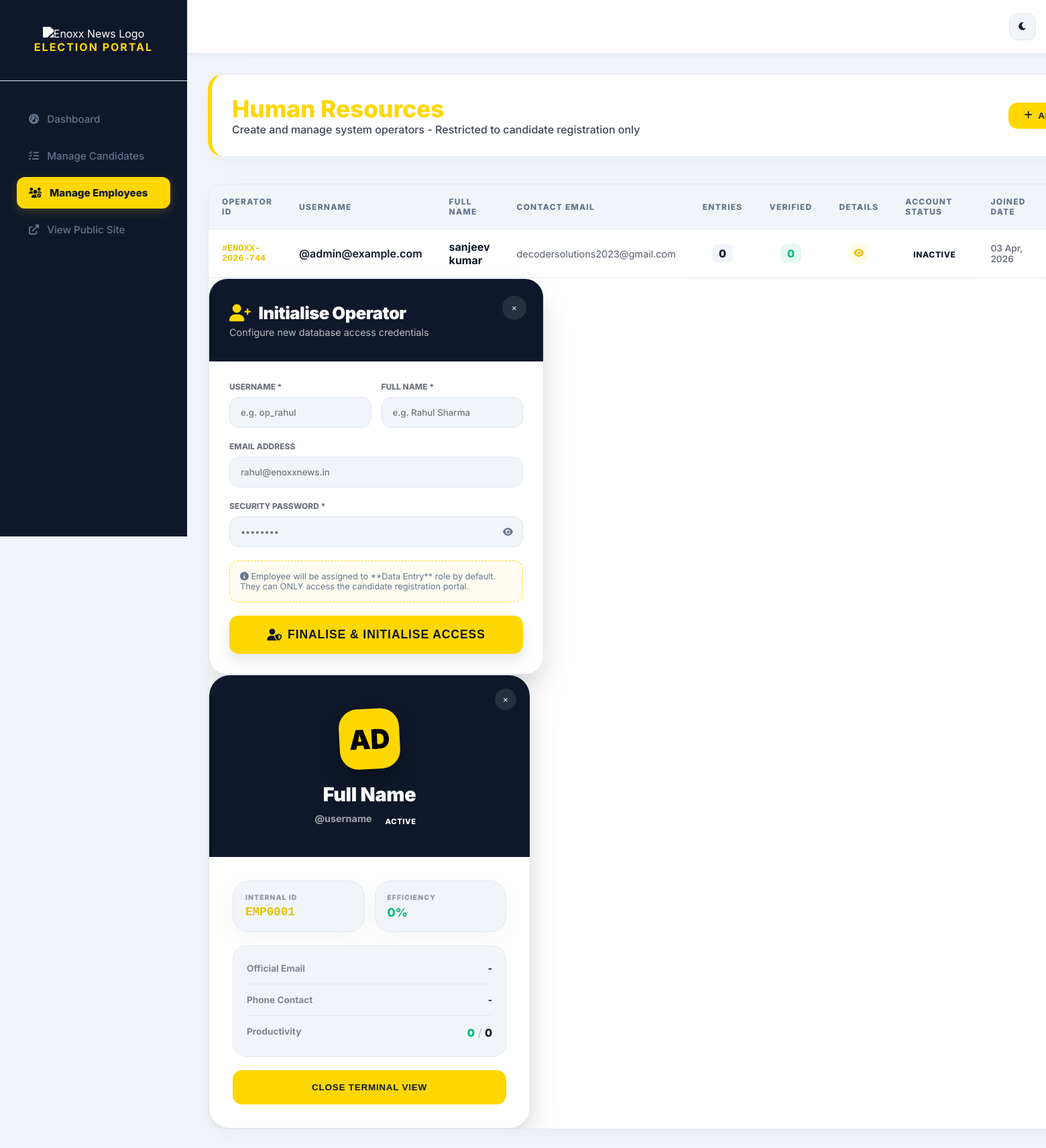
The page /admin/employees.php (signed in) on the database its author committed.
### tables this page shows
CREATE TABLE `users` (
  `id` int(11) NOT NULL,
  `user_id` varchar(50) NOT NULL,
  `username` varchar(100) NOT NULL,
  `password` varchar(255) NOT NULL,
  `email` varchar(100) DEFAULT NULL,
  `full_name` varchar(100) DEFAULT NULL,
  `user_type` enum('admin','employee') DEFAULT 'employee',
  `employee_id` varchar(50) DEFAULT NULL,
  `status` enum('active','inactive') DEFAULT 'active',
  `last_login` datetime DEFAULT NULL,
  `created_at` timestamp NOT NULL DEFAULT current_timestamp(),
  `updated_at` timestamp NOT NULL DEFAULT current_timestamp() ON UPDATE current_timestamp()
);

### admin/employees.php (the view, shortened to what this page needs)
 <?php
require_once 'config.php';
$stmt = $pdo->query("
    SELECT u.*,
           COUNT(c.id) as entries_count,
           COUNT(CASE WHEN c.whatsapp_verified = 1 THEN 1 END) as verified_count
    FROM users u
    LEFT JOIN candidates c ON u.id = c.created_by
    WHERE u.user_type = 'employee'
    GROUP BY u.id
    ORDER BY u.created_at DESC
");
$employees = $stmt->fetchAll();
include 'includes/header.php';
?>
<div class="dash-card stat-card" style="margin-bottom: 40px; display: flex; justify-content: space-between; align-items: center; background: var(--secondary); color: white; border-none: none;">
    <div>
        <h1 style="font-size: 2.2em; font-weight: 800; color: var(--primary);">Human Resources</h1>
        <p style="opacity: 0.8; font-weight: 500;">Create and manage system operators - Restricted to candidate registration only</p>
    </div>
    <button class="btn-primary" onclick="openCreateEmployeeModal()">
        <i class="fas fa-plus"></i> Add Employee
    </button>
</div>
<div class="dash-card" style="padding: 0; overflow: hidden;">
    <div class="table-responsive">
        <table class="data-table">
            <thead>
                <tr>
                    <th>Operator ID</th>
                    <th>Username</th>
                    <th>Full Name</th>
                    <th>Contact Email</th>
                    <th style="text-align: center;">Entries</th>
                    <th style="text-align: center;">Verified</th>
                    <th style="text-align: center;">Details</th>
                    <th>Account Status</th>
                    <th>Joined date</th>
                    <th style="text-align: right;">Action Control</th>
                </tr>
            </thead>
        <tbody>
            <?php if (empty($employees)): ?>
                <tr>
                    <td colspan="9" style="text-align: center; padding: 50px;">
                        <i class="fas fa-users" style="font-size: 3em; color: #94a3b8; margin-bottom: 10px; display: block;"></i>
                        <p>No employees found. Click "Add Employee" to create one.</p>
                    </td>
                </tr>
            <?php else: ?>
                <?php foreach ($employees as $employee): ?>
                <tr>
                    <td style="font-family: 'JetBrains Mono', monospace; font-size: 0.85em; font-weight: 700; color: var(--primary-dark);">#<?php echo htmlspecialchars($employee['employee_id']); ?></td>
                    <td style="font-weight: 600;">@<?php echo htmlspecialchars($employee['username']); ?></td>
                    <td style="font-weight: 700;"><?php echo htmlspecialchars($employee['full_name']); ?></td>
                    <td style="font-size: 0.9em; opacity: 0.7;"><?php echo htmlspecialchars($employee['email']); ?></td>
                    <td style="text-align: center;"><span style="background: var(--bg-main); padding: 4px 10px; border-radius: 8px; font-weight: 800;"><?php echo $employee['entries_count']; ?></span></td>
                    <td style="text-align: center;"><span style="background: rgba(16, 185, 129, 0.1); color: #10b981; padding: 4px 10px; border-radius: 8px; font-weight: 800;"><?php echo $employee['verified_count']; ?></span></td>
                    <td style="text-align: center;">
                        <button onclick='viewEmployeeDetails(<?php echo json_encode([
                            "full_name" => $employee["full_name"],
                            "username" => $employee["username"],
                            "employee_id" => $employee["employee_id"],
                            "total_entries" => $employee["entries_count"],
                            "verified_entries" => $employee["verified_count"],
                            "status" => $employee["status"],
                            "email" => $employee["email"],
                            "phone" => $employee["phone"] ?? "N/A"
                        ]); ?>)' class="action-btn" style="background: rgba(255, 215, 0, 0.1); color: var(--primary-dark); border-radius: 50%; width: 32px; height: 32px; display: inline-flex; align-items: center; justify-content: center;">
                            <i class="fas fa-eye"></i>
                        </button>
                    </td>
                    <td>
                        <span class="status-badge status-<?php echo $employee['status']; ?>">
                            <?php echo ucfirst($employee['status']); ?>
                        </span>
                    </td>
                    <td style="font-size: 0.85em; font-weight: 600; opacity: 0.6;"><?php echo date('d M, Y', strtotime($employee['created_at'])); ?></td>
                    <td style="text-align: right;">
                    </td>
                </tr>
                <?php endforeach; ?>
            <?php endif; ?>
        </tbody>
    </table>
</div>
<div class="modal" id="createEmployeeModal">
    <div class="modal-content modal-glass" style="max-width: 500px; width: 95%; border-radius: 28px; overflow: hidden; position: relative;">
        <div style="background: var(--secondary); padding: 35px 30px; color: white;">
            <h3 style="font-size: 1.6em; font-weight: 900; letter-spacing: -0.02em; display: flex; align-items: center; gap: 12px;">
                <i class="fas fa-user-plus" style="color: var(--primary);"></i> Initialise Operator
            </h3>
            <p style="opacity: 0.7; font-size: 0.9em; margin-top: 5px;">Configure new database access credentials</p>
            <button onclick="closeModal('createEmployee')" style="position: absolute; top: 25px; right: 25px; background: rgba(255,255,255,0.1); border: none; color: white; width: 36px; height: 36px; border-radius: 50%; cursor: pointer;">&times;</button>
        </div>
        <form method="POST" style="padding: 30px; display: grid; gap: 20px; background: var(--bg-card);">
            <div style="display: grid; grid-template-columns: 1fr 1fr; gap: 15px;">
                <div>
                    <label style="display: block; font-size: 0.75em; font-weight: 800; text-transform: uppercase; margin-bottom: 8px; opacity: 0.6;">Username *</label>
                    <input type="text" name="username" class="premium-input" required minlength="4" placeholder="e.g. op_rahul">
                </div>
                <div>
                    <label style="display: block; font-size: 0.75em; font-weight: 800; text-transform: uppercase; margin-bottom: 8px; opacity: 0.6;">Full Name *</label>
                    <input type="text" name="full_name" class="premium-input" required placeholder="e.g. Rahul Sharma">
                </div>
            </div>
            <div>
                <label style="display: block; font-size: 0.75em; font-weight: 800; text-transform: uppercase; margin-bottom: 8px; opacity: 0.6;">Email Address</label>
                <input type="email" name="email" class="premium-input" placeholder="rahul@enoxxnews.in">
            </div>
            <div style="position: relative;">
                <label style="display: block; font-size: 0.75em; font-weight: 800; text-transform: uppercase; margin-bottom: 8px; opacity: 0.6;">Security Password *</label>
                <div style="position: relative;">
                    <input type="password" name="password" id="createPassword" class="premium-input" required minlength="6" placeholder="••••••••" style="padding-right: 45px;">
                    <button type="button" onclick="togglePass('createPassword')" style="position: absolute; right: 15px; top: 50%; transform: translateY(-50%); background: none; border: none; color: var(--text-muted); cursor: pointer;">
                        <i class="fas fa-eye"></i>
                    </button>
                </div>
            </div>
            <div style="background: rgba(255, 215, 0, 0.05); padding: 15px; border-radius: 12px; border: 1px dashed var(--primary); font-size: 0.8em; color: var(--text-muted);">
                <i class="fas fa-info-circle"></i> Employee will be assigned to **Data Entry** role by default. They can ONLY access the candidate registration portal.
            </div>
            <button type="submit" class="btn-primary" style="width: 100%; justify-content: center; padding: 18px; font-weight: 900; font-size: 1.1em; box-shadow: 0 10px 20px rgba(0,0,0,0.1);"><i class="fas fa-user-shield"></i> FINALISE & INITIALISE ACCESS</button>
        </form>
    </div>
</div>
<div class="modal" id="viewEmployeeDetailsModal">
    <div class="modal-content modal-glass" style="max-width: 480px; width: 95%; border-radius: 32px; overflow: hidden; animation: slideUp 0.4s cubic-bezier(0.165, 0.84, 0.44, 1);">
        <div id="detailsHeader" style="background: var(--secondary); padding: 50px 30px 40px; text-align: center; color: white; position: relative;">
            <div id="detailsAvatar" style="width: 90px; height: 90px; background: var(--primary); color: #000; border-radius: 28px; margin: 0 auto 20px; display: flex; align-items: center; justify-content: center; font-size: 2.5em; font-weight: 900; box-shadow: 0 15px 30px rgba(0,0,0,0.3); transform: rotate(-3deg);">AD</div>
            <h3 id="detailsName" style="font-size: 1.8em; font-weight: 900; letter-spacing: -0.01em;">Full Name</h3>
            <div style="display: flex; justify-content: center; gap: 8px; margin-top: 10px;">
                <span id="detailsUsername" style="opacity: 0.6; font-weight: 700; font-size: 0.9em;">@username</span>
                <span id="detailsStatus" class="status-badge" style="font-size: 0.7em;">ACTIVE</span>
            </div>
            <button onclick="closeModal('viewEmployeeDetails')" style="position: absolute; top: 20px; right: 20px; background: rgba(255,255,255,0.1); border: none; color: white; width: 32px; height: 32px; border-radius: 50%; cursor: pointer;">&times;</button>
        </div>
        <div style="padding: 35px; background: var(--bg-card); display: grid; gap: 20px;">
            <div style="display: grid; grid-template-columns: 1fr 1fr; gap: 15px;">
                <div class="dash-card" style="padding: 18px; background: var(--bg-main); border: 1px solid var(--border);">
                    <div style="font-size: 0.65em; font-weight: 900; text-transform: uppercase; opacity: 0.4; letter-spacing: 1px; margin-bottom: 5px;">Internal ID</div>
                    <div id="detailsID" style="font-weight: 800; font-family: 'JetBrains Mono', monospace; font-size: 1.1em; color: var(--primary-dark);">EMP0001</div>
                </div>
                <div class="dash-card" style="padding: 18px; background: var(--bg-main); border: 1px solid var(--border);">
                    <div style="font-size: 0.65em; font-weight: 900; text-transform: uppercase; opacity: 0.4; letter-spacing: 1px; margin-bottom: 5px;">Efficiency</div>
                    <div id="detailsPercent" style="font-weight: 800; font-size: 1.1em; color: var(--success);">0%</div>
                </div>
            </div>
            <div style="background: var(--bg-main); border-radius: 20px; padding: 10px 20px; border: 1px solid var(--border);">
                <div style="display: flex; justify-content: space-between; padding: 15px 0; border-bottom: 1px solid var(--border);">
                    <span style="opacity: 0.5; font-weight: 700; font-size: 0.85em;">Official Email</span>
                    <strong id="detailsEmail" style="font-size: 0.85em;">-</strong>
                </div>
                <div style="display: flex; justify-content: space-between; padding: 15px 0; border-bottom: 1px solid var(--border);">
                    <span style="opacity: 0.5; font-weight: 700; font-size: 0.85em;">Phone Contact</span>
                    <strong id="detailsPhone" style="font-size: 0.85em;">-</strong>
                </div>
                <div style="display: flex; justify-content: space-between; padding: 15px 0;">
                    <span style="opacity: 0.5; font-weight: 700; font-size: 0.85em;">Productivity</span>
                    <div style="text-align: right;">
                        <span id="detailsVerified" style="color: var(--success); font-weight: 900;">0</span>
                        <span style="opacity: 0.3;">/</span>
                        <span id="detailsEntries" style="font-weight: 800;">0</span>
                    </div>
                </div>
            </div>
            <button onclick="closeModal('viewEmployeeDetails')" class="btn-primary" style="width: 100%; justify-content: center; padding: 18px; font-weight: 900;">CLOSE TERMINAL VIEW</button>
        </div>
    </div>
</div>
<?php include 'includes/footer.php'; ?>

### admin/includes/header.php (style rules this page uses)
* { margin: 0; padding: 0; box-sizing: border-box; }
:root { --primary: #FFD700; --primary-dark: #E6C200; --secondary: #0F172A; --success: #10b981; --danger: #ef4444; --warning: #f59e0b; --dark: #0F172A; --light: #F8FAFC; --gray: #64748B; --border: #E2E8F0; --sidebar-width: 280px; --header-height: 80px; --bg-main: #F1F5F9; --bg-card: #FFFFFF; --bg-sidebar: #0F172A; --text-main: #0F172A; --text-muted: #64748B; --card-shadow: 0 10px 40px rgba(0,0,0,0.04); --transition: all 0.4s cubic-bezier(0.4, 0, 0.2, 1); }
body { font-family: 'Inter', sans-serif; background: var(--bg-main); color: var(--text-main); min-height: 100vh; display: flex; transition: var(--transition); }
.stat-card, .recent-table, .dropdown-menu { background: var(--bg-card) !important; color: var(--text-main) !important; }
.stat-card { background: white; border-radius: 20px; padding: 25px; box-shadow: 0 10px 40px rgba(0,0,0,0.08); transition: all 0.3s; }
.table-responsive { overflow-x: auto; }
.dash-card { background: var(--bg-card); border-radius: 24px; padding: 30px; box-shadow: var(--card-shadow); border: 1px solid var(--border); transition: var(--transition); }
.modal-glass { background: var(--bg-card); backdrop-filter: blur(10px); border: 1px solid var(--border); box-shadow: 0 25px 50px -12px rgba(0, 0, 0, 0.25); }
.premium-input { width: 100%; padding: 14px 16px; border-radius: 14px; border: 1px solid var(--border); background: var(--bg-main); color: var(--text-main); font-family: inherit; font-weight: 500; transition: var(--transition); }
.stat-card { border-left: 6px solid var(--primary); }
.data-table { width: 100%; border-collapse: separate; border-spacing: 0; }
.data-table th { background: var(--bg-main); padding: 18px 20px; font-size: 0.75em; font-weight: 800; text-transform: uppercase; letter-spacing: 0.1em; color: var(--text-muted); text-align: left; border-bottom: 1px solid var(--border); }
.data-table td { padding: 16px 20px; border-bottom: 1px solid var(--border); vertical-align: middle; }
.status-badge { padding: 6px 12px; border-radius: 12px; font-size: 0.75em; font-weight: 800; text-transform: uppercase; letter-spacing: 0.05em; }
.btn-primary { background: var(--primary); color: var(--secondary); font-weight: 800; padding: 12px 24px; border-radius: 14px; border: none; cursor: pointer; transition: var(--transition); display: inline-flex; align-items: center; gap: 8px; text-transform: uppercase; font-size: 0.85em; letter-spacing: 0.05em; }

### admin/employees.php (style rules this page uses)
.action-btn { padding: 8px 12px; border-radius: 10px; border: none; cursor: pointer; transition: var(--transition); }

### rows shown on the page
users: employee "ENOXX-2026-744", username "admin@example.com", full_name "sanjeev kumar", email "decodersolutions2023@gmail.com", entries_count "0", verified_count "0", status "INACTIVE", created_at "03 Apr, 2026"
